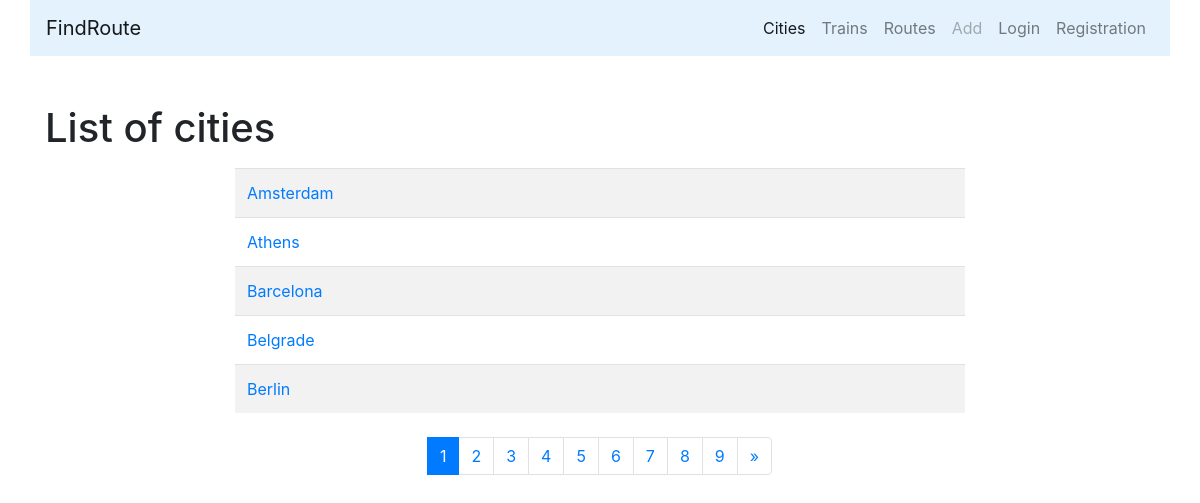
Screenshot of /cities/ with the database file from the repository.
### cities/models.py (models this page shows, shortened)
class City(models.Model):
    name = models.CharField(max_length=100, unique=True, verbose_name='City')
    class Meta:
        verbose_name = 'City'
        verbose_name_plural = 'Cities'
        ordering = ['name']

### cities/views.py (the view)
# urls.py: path('', CityListView.as_view(), name='home'),
class CityListView(ListView):
    paginate_by = 5
    model = City
    template_name = 'cities/home.html'
    def get_context_data(self, **kwargs):
        context = super().get_context_data(**kwargs)
        form = CityForm()
        context['form'] = form
        return context

### cities/templates/cities/home.html (shortened to what this page needs)
{% extends 'base.html' %}
{% block content %}
<h1>List of cities</h1>
<div class="row ">
    <div class="col-md-8 mx-auto my-2">
        <table class="table table-striped">
        {% for object in page_obj %}
            <tr>
                <td>
                    <a href="{% url 'cities:detail' pk=object.pk%}">{{object.name}}</a>
                </td>
                {% if user.is_authenticated%}
                <td>
                    <a href="{% url 'cities:update' pk=object.pk%}">
                        <button type="submit" class="btn btn-primary">Edit</button>
                    </a>
                </td>
                <td>
                    <a href="{% url 'cities:delete' pk=object.pk%}">
                        <button type="submit" class="btn btn-danger">Delete</button>
                    </a>
                </td>
                {% else %}
                <td>&nbsp;</td>
                <td>&nbsp;</td>
                {% endif %}
            </tr>
        {% endfor %}
        </table>
    </div>
</div>
<nav aria-label="Page navigation example">
  <ul class="pagination justify-content-center">
    {% for page in page_obj.paginator.page_range %}
        <li class="page-item {% if page == page_obj.number %} active {% endif %} ">
            <a class="page-link" href="?page={{page}}">
                {{ page }}
            </a>
        </li>
    {% endfor %}
    <li class="page-item">
        {% if page_obj.has_next %}
      <a class="page-link" href="?page={{ page_obj.paginator.num_pages }}" aria-label="Next">
        <span aria-hidden="true">&raquo;</span>
      </a>
        {% endif %}
    </li>
  </ul>
</nav>
{% endblock %}

### rows the page displays
City: name "Amsterdam"
City: name "Athens"
City: name "Barcelona"
City: name "Belgrade"
City: name "Berlin"

### other values shown
{{ page }} "1" "2" "3" "4" "5" "6" "7" "8" "9"
